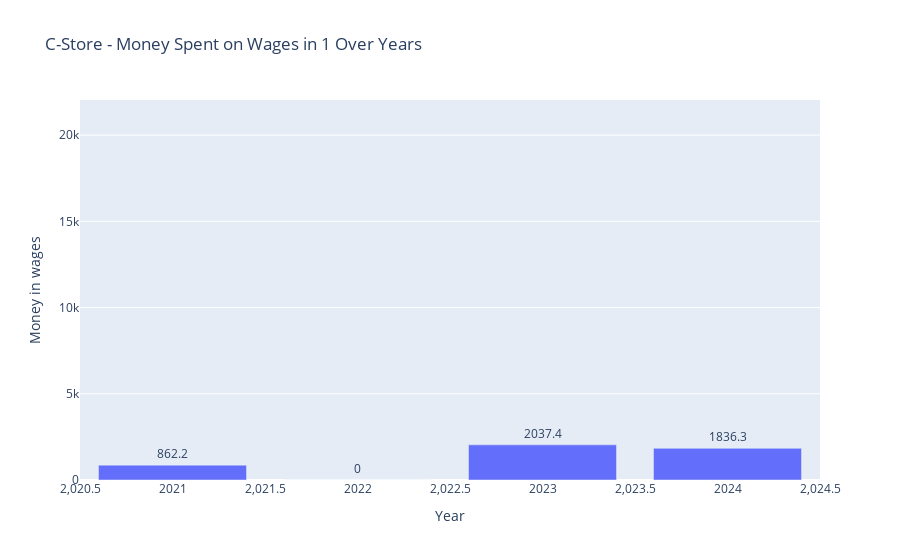
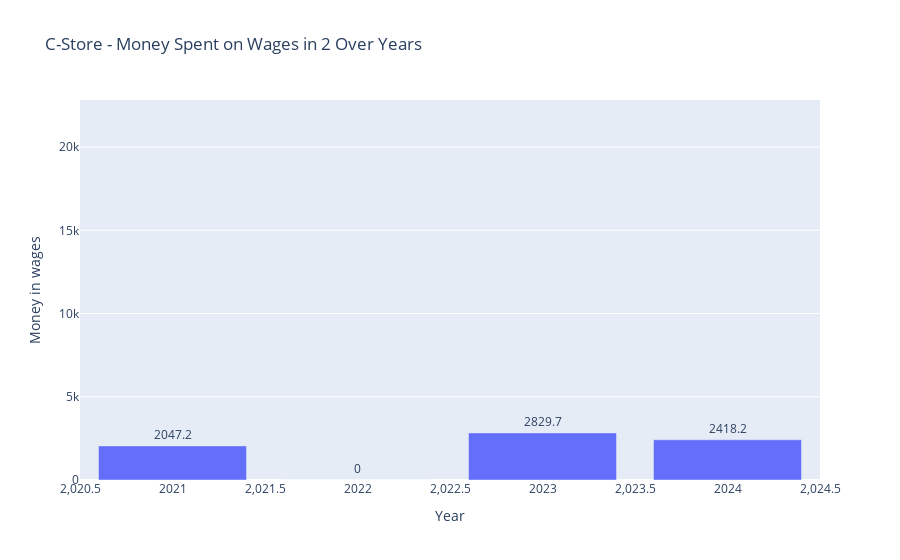
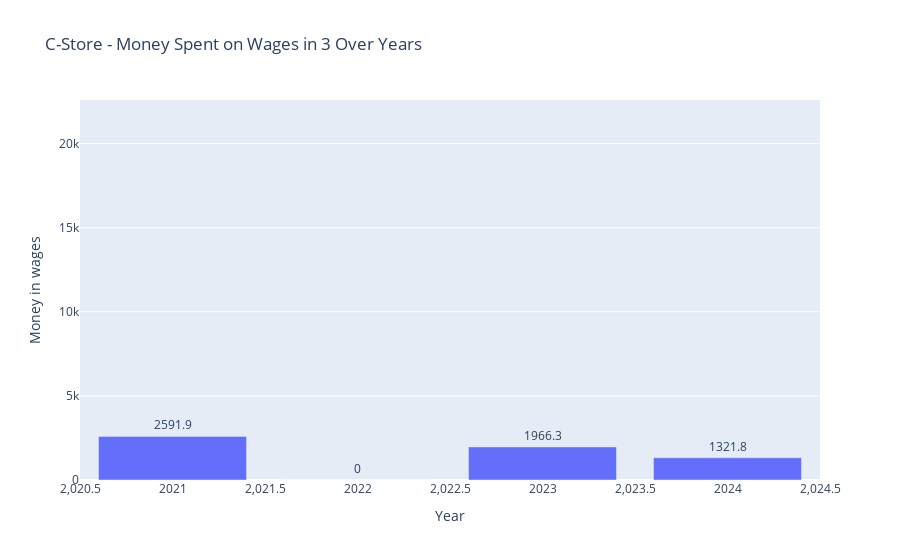
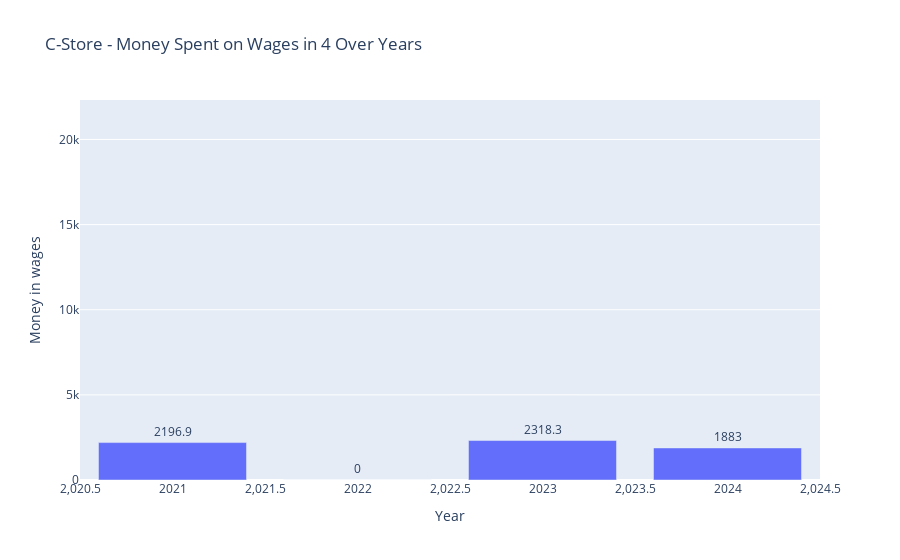

The code cell stored with these charts, in order, in its notebook:
### Code cell
# Get unique departments and months
unique_departments = DatabyMonth['DEP'].unique()
unique_months = DatabyMonth['Month'].unique()

# Generate plots for each combination of department and month
for department in unique_departments:
    for month in unique_months:
        plot_department_wages(DatabyMonth, department, month)

### Figure 1 — Plotly figure (JSON) as saved in the notebook; plotly's stock layout.template omitted (floating-point values rounded to 4 significant figures)
{"data": [{"alignmentgroup": "True", "hovertemplate": "Year=%{x}<br>Money in wages=%{y}<br>Wages_Rounded=%{text}<extra></extra>", "legendgroup": "", "marker": {"color": "#636efa", "pattern": {"shape": ""}}, "name": "", "offsetgroup": "", "orientation": "v", "showlegend": false, "text": [862.2, 0, 2037.0, 1836.0], "textposition": "outside", "type": "bar", "x": [2021, 2022, 2023, 2024], "xaxis": "x", "y": [862.2, 0, 2037.0, 1836.0], "yaxis": "y"}], "layout": {"barmode": "relative", "legend": {"tracegroupgap": 0}, "title": {"text": "C-Store - Money Spent on Wages in 1 Over Years"}, "xaxis": {"anchor": "y", "domain": [0, 1], "title": {"text": "Year"}}, "yaxis": {"anchor": "x", "domain": [0, 1], "range": [0, 22040.0], "title": {"text": "Money in wages"}}}}

### Figure 2 — Plotly figure (JSON) as saved in the notebook; plotly's stock layout.template omitted (floating-point values rounded to 4 significant figures)
{"data": [{"alignmentgroup": "True", "hovertemplate": "Year=%{x}<br>Money in wages=%{y}<br>Wages_Rounded=%{text}<extra></extra>", "legendgroup": "", "marker": {"color": "#636efa", "pattern": {"shape": ""}}, "name": "", "offsetgroup": "", "orientation": "v", "showlegend": false, "text": [2047.0, 0, 2830.0, 2418.0], "textposition": "outside", "type": "bar", "x": [2021, 2022, 2023, 2024], "xaxis": "x", "y": [2047.0, 0, 2830.0, 2418.0], "yaxis": "y"}], "layout": {"barmode": "relative", "legend": {"tracegroupgap": 0}, "title": {"text": "C-Store - Money Spent on Wages in 2 Over Years"}, "xaxis": {"anchor": "y", "domain": [0, 1], "title": {"text": "Year"}}, "yaxis": {"anchor": "x", "domain": [0, 1], "range": [0, 22830.0], "title": {"text": "Money in wages"}}}}

### Figure 3 — Plotly figure (JSON) as saved in the notebook; plotly's stock layout.template omitted (floating-point values rounded to 4 significant figures)
{"data": [{"alignmentgroup": "True", "hovertemplate": "Year=%{x}<br>Money in wages=%{y}<br>Wages_Rounded=%{text}<extra></extra>", "legendgroup": "", "marker": {"color": "#636efa", "pattern": {"shape": ""}}, "name": "", "offsetgroup": "", "orientation": "v", "showlegend": false, "text": [2592.0, 0, 1966.0, 1322.0], "textposition": "outside", "type": "bar", "x": [2021, 2022, 2023, 2024], "xaxis": "x", "y": [2592.0, 0, 1966.0, 1322.0], "yaxis": "y"}], "layout": {"barmode": "relative", "legend": {"tracegroupgap": 0}, "title": {"text": "C-Store - Money Spent on Wages in 3 Over Years"}, "xaxis": {"anchor": "y", "domain": [0, 1], "title": {"text": "Year"}}, "yaxis": {"anchor": "x", "domain": [0, 1], "range": [0, 22590.0], "title": {"text": "Money in wages"}}}}

### Figure 4 — Plotly figure (JSON) as saved in the notebook; plotly's stock layout.template omitted (floating-point values rounded to 4 significant figures)
{"data": [{"alignmentgroup": "True", "hovertemplate": "Year=%{x}<br>Money in wages=%{y}<br>Wages_Rounded=%{text}<extra></extra>", "legendgroup": "", "marker": {"color": "#636efa", "pattern": {"shape": ""}}, "name": "", "offsetgroup": "", "orientation": "v", "showlegend": false, "text": [2197.0, 0, 2318.0, 1883], "textposition": "outside", "type": "bar", "x": [2021, 2022, 2023, 2024], "xaxis": "x", "y": [2197.0, 0, 2318.0, 1883.0], "yaxis": "y"}], "layout": {"barmode": "relative", "legend": {"tracegroupgap": 0}, "title": {"text": "C-Store - Money Spent on Wages in 4 Over Years"}, "xaxis": {"anchor": "y", "domain": [0, 1], "title": {"text": "Year"}}, "yaxis": {"anchor": "x", "domain": [0, 1], "range": [0, 22320.0], "title": {"text": "Money in wages"}}}}
